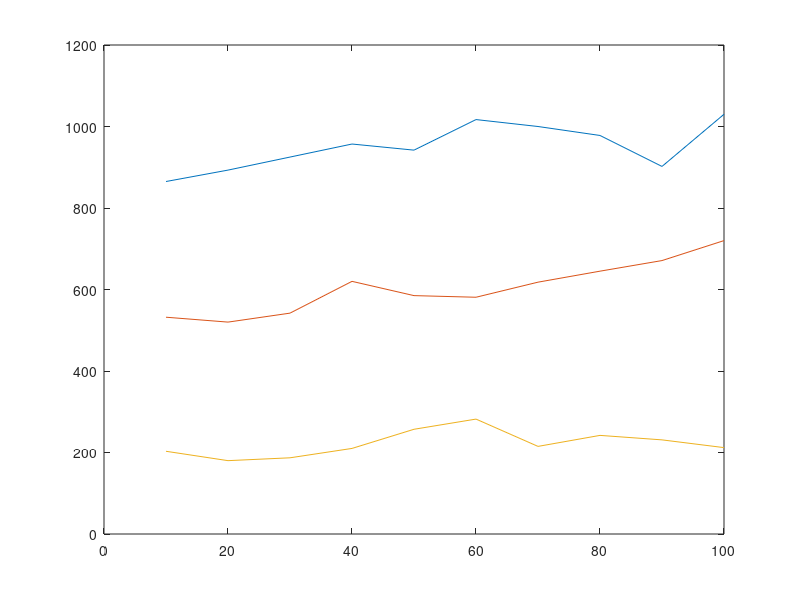

Here is the MATLAB script that generated this plot:
X = [ 10 20 30 40 50 60 70 80 90 100]
Y = [ 865 893 925 957 942 1017 1000 978 902 1030]
Y1 = [ 532 520 542 620 585 581 618 645 671 720]
Y2 = [ 203 180 187 210 257 282 215 242 231 212]
plot(X,Y)
hold on
plot(X,Y1)
hold on 
plot(X,Y2)

